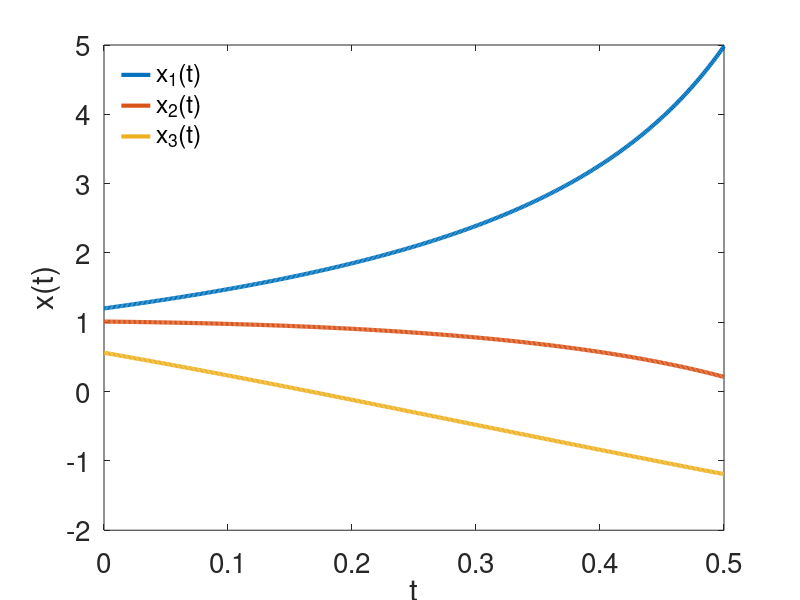

MATLAB code for this plot:
%%%%%%%%%%%%%%%%%%%%%%%%%%%%%%%%%%%%%%%%%%%%%%%%%%%%%%%%%%%%%%%%%%%%%%%%%%%
% An Euler solver for a system of N-coupled ordinary differential equations
% (initial-value problems). See the code below for an example on how to
% implement the function.
%
% System: x'(t) = f(x(t),t) where x is a vector of N-solutions
% corresponding to N-ODEs.
%
% Inputs:
% -> func_array = a function_handle array of the form @(t,x1,x2,...,xN)
% where each array element is a function handle of @(t,x1,x2,...,xN)
% -> initial_conds = an array of numerical values for the initial
% conditions of (x1,x2,...,xN)
% -> T = total time of simulation (t is in [0,T])
%
% Made by: Oscar A. Nieves
% Made in: 2019
%%%%%%%%%%%%%%%%%%%%%%%%%%%%%%%%%%%%%%%%%%%%%%%%%%%%%%%%%%%%%%%%%%%%%%%%%%%
function sols = Euler_system(func_array,initial_conds,T)
% Example: (run code without inputs)
if nargin == 0
    % 3 coupled ODEs
    f1 = @(t,x1,x2,x3) x1.^2 + cos(t);
    f2 = @(t,x1,x2,x3) x2 - x1;
    f3 = @(t,x1,x2,x3) x3 - exp(x2) - sin(x2.*x1);
    func_array = @(t,x1,x2,x3) [f1(t,x1,x2,x3); f2(t,x1,x2,x3); ...
        f3(t,x1,x2,x3)];
    initial_conds = [1.2, 1.01, 0.56];
    T = 0.5;
    plot_1 = 1;
end

x1(1) = initial_conds(1);
x2(1) = initial_conds(2);
x3(1) = initial_conds(3);

Nt = 500;
tv = linspace(0,T,Nt);
dt = tv(2)-tv(1);

% Main solver
for n = 1:length(tv)-1
    previous_step = [x1(n); x2(n); x3(n)];
    t0 = tv(n);
    initial_conds = [t0, x1(n), x2(n), x3(n)];
    forward_step = EulerStep(func_array,initial_conds,previous_step,dt);
    x1(n+1) = forward_step(1);
    x2(n+1) = forward_step(2);
    x3(n+1) = forward_step(3);
end
sols = [x1; x2; x3];

if exist('plot_1')
    close all;
    figure(1);
    set(gcf,'color','w');
    plot(tv,[x1; x2; x3],'LineWidth',3);
    xlabel('t'); ylabel('x(t)');
    legend('x_1(t)','x_2(t)','x_3(t)'); legend boxoff; 
    legend('Location','northwest');
    set(gca,'FontSize',20);
end

% Auxiliary function for forward step in time
    function forward = EulerStep(func_array,initial_conds,previous_step,dt)
        conds = num2cell(initial_conds);
        forward = previous_step + dt.*func_array(conds{:});
    end
end
%%%%%%%%%%%%%%%%%%%%%%%%%%%%%%%%%%%%%%%%%%%%%%%%%%%%%%%%%%%%%%%%%%%%%%%%%%%